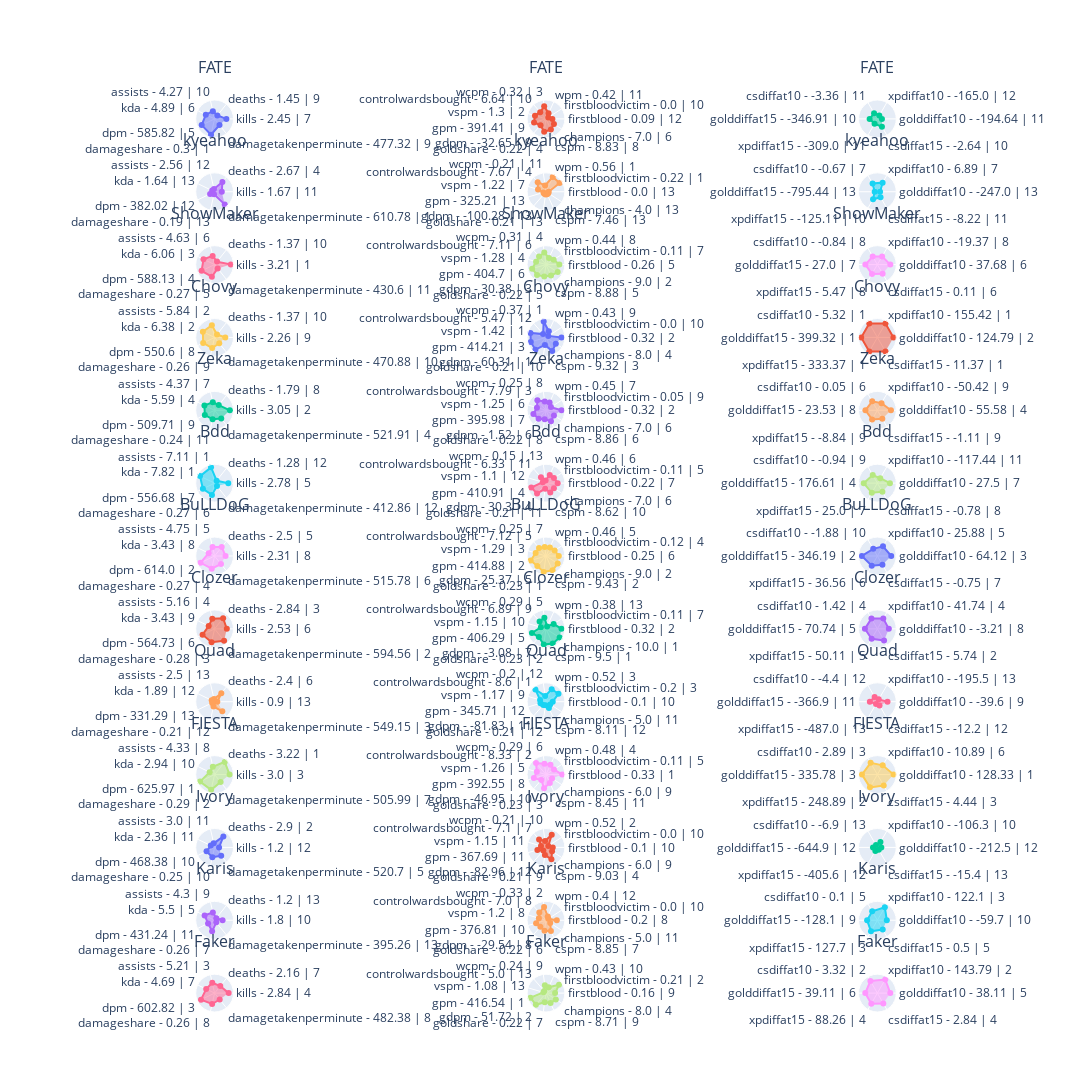

Notebook code cell kept with this figure:
### Code cell
position = positions[2]
df = players_stats.loc[players_stats.index.get_level_values(1) == position]

ROWS, COLUMNS = get_rows_columns(df, len(origin_columns))
min_value, max_value = 0, 1

fig = get_fig_subplots(df.index.get_level_values(0), ROWS, COLUMNS)
for i, player_name in enumerate(df.index.get_level_values(0)):
    for j, (key, cols) in enumerate(columns.items()):
        _df = df.loc[(player_name, position), cols]
        theta_list = get_theta_list(df, (player_name, position), origin_columns[key])

        fig.add_trace(
            go.Scatterpolar(r=_df, theta=theta_list, fill="toself", name=player_name),
            row=i + 1,
            col=j + 1,
        )

fig.update_layout(
    height=350 * ROWS, width=550 * COLUMNS, showlegend=False, title=dict(y=1)
)
fig.update_annotations(yshift=20)
fig.update_polars(
    radialaxis=dict(range=[min_value - 0.2, max_value + 0.2], visible=False)
)
fig.show()

### Figure 1 — Plotly figure (JSON) as saved in the notebook; plotly's stock layout.template omitted (floating-point values rounded to 4 significant figures)
{"data": [{"fill": "toself", "name": "FATE", "r": [0.6728, 0.1259, 0.3844, 0.5251, 0.8637, 1.0, 0.3807], "subplot": "polar", "theta": ["kills - 2.45 | 7", "deaths - 1.45 | 9", "assists - 4.27 | 10", "kda - 4.89 | 6", "dpm - 585.82 | 5", "damageshare - 0.3 | 1", "damagetakenperminute - 477.32 | 9"], "type": "scatterpolar"}, {"fill": "toself", "name": "FATE", "r": [0.2727, 0, 0.2508, 0.7517, 0.4545, 0.651, 0.7249, 0.4211, 0.759, 0.6725, 0.5], "subplot": "polar2", "theta": ["firstblood - 0.09 | 12", "firstbloodvictim - 0.0 | 10", "wpm - 0.42 | 11", "wcpm - 0.32 | 3", "controlwardsbought - 6.64 | 10", "vspm - 1.3 | 2", "gpm - 391.41 | 9", "gdpm - -32.65 | 9", "goldshare - 0.22 | 4", "cspm - 8.83 | 8", "champions - 7.0 | 6"], "type": "scatterpolar"}, {"fill": "toself", "name": "FATE", "r": [0.1395, 0.08691, 0.2895, 0.3754, 0.217, 0.4768], "subplot": "polar3", "theta": ["golddiffat10 - -194.64 | 11", "xpdiffat10 - -165.0 | 12", "csdiffat10 - -3.36 | 11", "golddiffat15 - -346.91 | 10", "xpdiffat15 - -309.0 | 11", "csdiffat15 - -2.64 | 10"], "type": "scatterpolar"}, {"fill": "toself", "name": "kyeahoo", "r": [0.3318, 0.7253, 0.01205, 0, 0.1722, 0, 1], "subplot": "polar4", "theta": ["kills - 1.67 | 11", "deaths - 2.67 | 4", "assists - 2.56 | 12", "kda - 1.64 | 13", "dpm - 382.02 | 12", "damageshare - 0.19 | 13", "damagetakenperminute - 610.78 | 1"], "type": "scatterpolar"}, {"fill": "toself", "name": "kyeahoo", "r": [0, 1, 1, 0.2752, 0.7407, 0.4167, 0, 0, 0, 0, 0], "subplot": "polar5", "theta": ["firstblood - 0.0 | 13", "firstbloodvictim - 0.22 | 1", "wpm - 0.56 | 1", "wcpm - 0.21 | 11", "controlwardsbought - 7.67 | 4", "vspm - 1.22 | 7", "gpm - 325.21 | 13", "gdpm - -100.28 | 13", "goldshare - 0.21 | 13", "cspm - 7.46 | 13", "champions - 4.0 | 13"], "type": "scatterpolar"}, {"fill": "toself", "name": "kyeahoo", "r": [0, 0.5767, 0.5103, 0, 0.4411, 0.2681], "subplot": "polar6", "theta": ["golddiffat10 - -247.0 | 13", "xpdiffat10 - 6.89 | 7", "csdiffat10 - -0.67 | 7", "golddiffat15 - -795.44 | 13", "xpdiffat15 - -125.11 | 10", "csdiffat15 - -8.22 | 11"], "type": "scatterpolar"}, {"fill": "toself", "name": "ShowMaker", "r": [1, 0.08329, 0.4623, 0.7155, 0.8716, 0.721, 0.164], "subplot": "polar7", "theta": ["kills - 3.21 | 1", "deaths - 1.37 | 10", "assists - 4.63 | 6", "kda - 6.06 | 3", "dpm - 588.13 | 4", "damageshare - 0.27 | 5", "damagetakenperminute - 430.6 | 11"], "type": "scatterpolar"}, {"fill": "toself", "name": "ShowMaker", "r": [0.7895, 0.4737, 0.3374, 0.7017, 0.5848, 0.5663, 0.8703, 0.8137, 0.6985, 0.6942, 0.8333], "subplot": "polar8", "theta": ["firstblood - 0.26 | 5", "firstbloodvictim - 0.11 | 7", "wpm - 0.44 | 8", "wcpm - 0.31 | 4", "controlwardsbought - 7.11 | 6", "vspm - 1.28 | 4", "gpm - 404.7 | 6", "gdpm - 30.38 | 3", "goldshare - 0.22 | 5", "cspm - 8.88 | 5", "champions - 9.0 | 2"], "type": "scatterpolar"}, {"fill": "toself", "name": "ShowMaker", "r": [0.7585, 0.5019, 0.4959, 0.6884, 0.6003, 0.5792], "subplot": "polar9", "theta": ["golddiffat10 - 37.68 | 6", "xpdiffat10 - -19.37 | 8", "csdiffat10 - -0.84 | 8", "golddiffat15 - 27.0 | 7", "xpdiffat15 - 5.47 | 8", "csdiffat15 - 0.11 | 6"], "type": "scatterpolar"}, {"fill": "toself", "name": "Chovy", "r": [0.59, 0.08329, 0.7248, 0.7664, 0.7442, 0.6105, 0.3509], "subplot": "polar10", "theta": ["kills - 2.26 | 9", "deaths - 1.37 | 10", "assists - 5.84 | 2", "kda - 6.38 | 2", "dpm - 550.6 | 8", "damageshare - 0.26 | 9", "damagetakenperminute - 470.88 | 10"], "type": "scatterpolar"}, {"fill": "toself", "name": "Chovy", "r": [0.9474, 0, 0.3022, 1, 0.1316, 1.0, 0.9745, 1, 0.3607, 0.9105, 0.6667], "subplot": "polar11", "theta": ["firstblood - 0.32 | 2", "firstbloodvictim - 0.0 | 10", "wpm - 0.43 | 9", "wcpm - 0.37 | 1", "controlwardsbought - 5.47 | 12", "vspm - 1.42 | 1", "gpm - 414.21 | 3", "gdpm - 60.31 | 1", "goldshare - 0.21 | 10", "cspm - 9.32 | 3", "champions - 8.0 | 4"], "type": "scatterpolar"}, {"fill": "toself", "name": "Chovy", "r": [0.9906, 1, 1, 1, 1, 1], "subplot": "polar12", "theta": ["golddiffat10 - 124.79 | 2", "xpdiffat10 - 155.42 | 1", "csdiffat10 - 5.32 | 1", "golddiffat15 - 399.32 | 1", "xpdiffat15 - 333.37 | 1", "csdiffat15 - 11.37 | 1"], "type": "scatterpolar"}, {"fill": "toself", "name": "Zeka", "r": [0.9317, 0.2915, 0.4052, 0.6386, 0.6055, 0.4762, 0.5877], "subplot": "polar13", "theta": ["kills - 3.05 | 2", "deaths - 1.79 | 8", "assists - 4.37 | 7", "kda - 5.59 | 4", "dpm - 509.71 | 9", "damageshare - 0.24 | 11", "damagetakenperminute - 521.91 | 4"], "type": "scatterpolar"}, {"fill": "toself", "name": "Zeka", "r": [0.9474, 0.2368, 0.4417, 0.4636, 0.7749, 0.4992, 0.7749, 0.6339, 0.4782, 0.6864, 0.5], "subplot": "polar14", "theta": ["firstblood - 0.32 | 2", "firstbloodvictim - 0.05 | 9", "wpm - 0.45 | 7", "wcpm - 0.25 | 8", "controlwardsbought - 7.79 | 3", "vspm - 1.25 | 6", "gpm - 395.98 | 7", "gdpm - 1.52 | 6", "goldshare - 0.22 | 8", "cspm - 8.86 | 6", "champions - 7.0 | 6"], "type": "scatterpolar"}, {"fill": "toself", "name": "Zeka", "r": [0.8062, 0.4134, 0.5692, 0.6855, 0.5829, 0.534], "subplot": "polar15", "theta": ["golddiffat10 - 55.58 | 4", "xpdiffat10 - -50.42 | 9", "csdiffat10 - 0.05 | 6", "golddiffat15 - 23.53 | 8", "xpdiffat15 - -8.84 | 9", "csdiffat15 - -1.11 | 9"], "type": "scatterpolar"}, {"fill": "toself", "name": "Bdd", "r": [0.8127, 0.03846, 1, 1, 0.7648, 0.6921, 0.08166], "subplot": "polar16", "theta": ["kills - 2.78 | 5", "deaths - 1.28 | 12", "assists - 7.11 | 1", "kda - 7.82 | 1", "dpm - 556.68 | 7", "damageshare - 0.27 | 6", "damagetakenperminute - 412.86 | 12"], "type": "scatterpolar"}, {"fill": "toself", "name": "Bdd", "r": [0.6667, 0.5, 0.4733, 0, 0.3704, 0.05292, 0.9384, 0.8131, 0.2213, 0.5665, 0.5], "subplot": "polar17", "theta": ["firstblood - 0.22 | 7", "firstbloodvictim - 0.11 | 5", "wpm - 0.46 | 6", "wcpm - 0.15 | 13", "controlwardsbought - 6.33 | 11", "vspm - 1.1 | 12", "gpm - 410.91 | 4", "gdpm - 30.3 | 4", "goldshare - 0.21 | 11", "cspm - 8.62 | 10", "champions - 7.0 | 6"], "type": "scatterpolar"}, {"fill": "toself", "name": "Bdd", "r": [0.7313, 0.2224, 0.4875, 0.8136, 0.6241, 0.5462], "subplot": "polar18", "theta": ["golddiffat10 - 27.5 | 7", "xpdiffat10 - -117.44 | 11", "csdiffat10 - -0.94 | 9", "golddiffat15 - 176.61 | 4", "xpdiffat15 - 25.0 | 7", "csdiffat15 - -0.78 | 8"], "type": "scatterpolar"}, {"fill": "toself", "name": "BuLLDoG", "r": [0.6113, 0.6429, 0.488, 0.29, 0.9594, 0.7604, 0.5592], "subplot": "polar19", "theta": ["kills - 2.31 | 8", "deaths - 2.5 | 5", "assists - 4.75 | 5", "kda - 3.43 | 8", "dpm - 614.0 | 2", "damageshare - 0.27 | 4", "damagetakenperminute - 515.78 | 6"], "type": "scatterpolar"}, {"fill": "toself", "name": "BuLLDoG", "r": [0.75, 0.5625, 0.4927, 0.474, 0.5903, 0.6002, 0.9818, 0.7824, 1, 0.9649, 0.8333], "subplot": "polar20", "theta": ["firstblood - 0.25 | 6", "firstbloodvictim - 0.12 | 4", "wpm - 0.46 | 5", "wcpm - 0.25 | 7", "controlwardsbought - 7.12 | 5", "vspm - 1.29 | 3", "gpm - 414.88 | 2", "gdpm - 25.37 | 5", "goldshare - 0.23 | 1", "cspm - 9.43 | 2", "champions - 9.0 | 2"], "type": "scatterpolar"}, {"fill": "toself", "name": "BuLLDoG", "r": [0.8289, 0.6308, 0.4114, 0.9555, 0.6382, 0.5473], "subplot": "polar21", "theta": ["golddiffat10 - 64.12 | 3", "xpdiffat10 - 25.88 | 5", "csdiffat10 - -1.88 | 10", "golddiffat15 - 346.19 | 2", "xpdiffat15 - 36.56 | 6", "csdiffat15 - -0.75 | 7"], "type": "scatterpolar"}, {"fill": "toself", "name": "Clozer", "r": [0.7039, 0.812, 0.5764, 0.2889, 0.7922, 0.8147, 0.9247], "subplot": "polar22", "theta": ["kills - 2.53 | 6", "deaths - 2.84 | 3", "assists - 5.16 | 4", "kda - 3.43 | 9", "dpm - 564.73 | 6", "damageshare - 0.28 | 3", "damagetakenperminute - 594.56 | 2"], "type": "scatterpolar"}, {"fill": "toself", "name": "Clozer", "r": [0.9474, 0.4737, 0, 0.6368, 0.5263, 0.1973, 0.8877, 0.6053, 0.9802, 1.0, 1.0], "subplot": "polar23", "theta": ["firstblood - 0.32 | 2", "firstbloodvictim - 0.11 | 7", "wpm - 0.38 | 13", "wcpm - 0.29 | 5", "controlwardsbought - 6.89 | 9", "vspm - 1.15 | 10", "gpm - 406.29 | 5", "gdpm - -3.08 | 7", "goldshare - 0.23 | 2", "cspm - 9.5 | 1", "champions - 10.0 | 1"], "type": "scatterpolar"}, {"fill": "toself", "name": "Clozer", "r": [0.6495, 0.676, 0.6812, 0.725, 0.6547, 0.7896], "subplot": "polar24", "theta": ["golddiffat10 - -3.21 | 8", "xpdiffat10 - 41.74 | 4", "csdiffat10 - 1.42 | 4", "golddiffat15 - 70.74 | 5", "xpdiffat15 - 50.11 | 5", "csdiffat15 - 5.74 | 2"], "type": "scatterpolar"}, {"fill": "toself", "name": "Quad", "r": [0, 0.5934, 0, 0.04006, 0, 0.1723, 0.714], "subplot": "polar25", "theta": ["kills - 0.9 | 13", "deaths - 2.4 | 6", "assists - 2.5 | 13", "kda - 1.89 | 12", "dpm - 331.29 | 13", "damageshare - 0.21 | 12", "damagetakenperminute - 549.15 | 3"], "type": "scatterpolar"}, {"fill": "toself", "name": "Quad", "r": [0.3, 0.9, 0.8155, 0.2349, 1, 0.2598, 0.2244, 0.1149, 0.05818, 0.32, 0.1667], "subplot": "polar26", "theta": ["firstblood - 0.1 | 10", "firstbloodvictim - 0.2 | 3", "wpm - 0.52 | 3", "wcpm - 0.2 | 12", "controlwardsbought - 8.6 | 1", "vspm - 1.17 | 9", "gpm - 345.71 | 12", "gdpm - -81.83 | 11", "goldshare - 0.21 | 12", "cspm - 8.11 | 12", "champions - 5.0 | 11"], "type": "scatterpolar"}, {"fill": "toself", "name": "Quad", "r": [0.5526, 0, 0.2047, 0.3587, 0, 0.1195], "subplot": "polar27", "theta": ["golddiffat10 - -39.6 | 9", "xpdiffat10 - -195.5 | 13", "csdiffat10 - -4.4 | 12", "golddiffat15 - -366.9 | 11", "xpdiffat15 - -487.0 | 13", "csdiffat15 - -12.2 | 12"], "type": "scatterpolar"}, {"fill": "toself", "name": "FIESTA", "r": [0.9089, 1, 0.3976, 0.2096, 1, 0.9631, 0.5138], "subplot": "polar28", "theta": ["kills - 3.0 | 3", "deaths - 3.22 | 1", "assists - 4.33 | 8", "kda - 2.94 | 10", "dpm - 625.97 | 1", "damageshare - 0.29 | 2", "damagetakenperminute - 505.99 | 7"], "type": "scatterpolar"}, {"fill": "toself", "name": "FIESTA", "r": [1, 0.5, 0.6008, 0.6159, 0.9259, 0.5074, 0.7373, 0.3321, 0.8232, 0.4836, 0.3333], "subplot": "polar29", "theta": ["firstblood - 0.33 | 1", "firstbloodvictim - 0.11 | 5", "wpm - 0.48 | 4", "wcpm - 0.29 | 6", "controlwardsbought - 8.33 | 2", "vspm - 1.26 | 5", "gpm - 392.55 | 8", "gdpm - -46.95 | 10", "goldshare - 0.23 | 3", "cspm - 8.45 | 11", "champions - 6.0 | 9"], "type": "scatterpolar"}, {"fill": "toself", "name": "FIESTA", "r": [1, 0.5881, 0.8013, 0.9468, 0.897, 0.7413], "subplot": "polar30", "theta": ["golddiffat10 - 128.33 | 1", "xpdiffat10 - 10.89 | 6", "csdiffat10 - 2.89 | 3", "golddiffat15 - 335.78 | 3", "xpdiffat15 - 248.89 | 2", "csdiffat15 - 4.44 | 3"], "type": "scatterpolar"}, {"fill": "toself", "name": "Ivory", "r": [0.1298, 0.8407, 0.1084, 0.1163, 0.4652, 0.5515, 0.5821], "subplot": "polar31", "theta": ["kills - 1.2 | 12", "deaths - 2.9 | 2", "assists - 3.0 | 11", "kda - 2.36 | 11", "dpm - 468.38 | 10", "damageshare - 0.25 | 10", "damagetakenperminute - 520.7 | 5"], "type": "scatterpolar"}, {"fill": "toself", "name": "Ivory", "r": [0.3, 0, 0.8255, 0.2809, 0.5833, 0.1863, 0.4651, 0.1078, 0.367, 0.7676, 0.3333], "subplot": "polar32", "theta": ["firstblood - 0.1 | 10", "firstbloodvictim - 0.0 | 10", "wpm - 0.52 | 2", "wcpm - 0.21 | 10", "controlwardsbought - 7.1 | 7", "vspm - 1.15 | 11", "gpm - 367.69 | 11", "gdpm - -82.96 | 12", "goldshare - 0.21 | 9", "cspm - 9.03 | 4", "champions - 6.0 | 9"], "type": "scatterpolar"}, {"fill": "toself", "name": "Ivory", "r": [0.09192, 0.2542, 0, 0.126, 0.09922, 0], "subplot": "polar33", "theta": ["golddiffat10 - -212.5 | 12", "xpdiffat10 - -106.3 | 10", "csdiffat10 - -6.9 | 13", "golddiffat15 - -644.9 | 12", "xpdiffat15 - -405.6 | 12", "csdiffat15 - -15.4 | 13"], "type": "scatterpolar"}, {"fill": "toself", "name": "Karis", "r": [0.3895, 0, 0.3904, 0.6243, 0.3392, 0.6397, 0], "subplot": "polar34", "theta": ["kills - 1.8 | 10", "deaths - 1.2 | 13", "assists - 4.3 | 9", "kda - 5.5 | 5", "dpm - 431.24 | 11", "damageshare - 0.26 | 7", "damagetakenperminute - 395.26 | 13"], "type": "scatterpolar"}, {"fill": "toself", "name": "Karis", "r": [0.6, 0, 0.1121, 0.7982, 0.5556, 0.3509, 0.5649, 0.4405, 0.583, 0.6794, 0.1667], "subplot": "polar35", "theta": ["firstblood - 0.2 | 8", "firstbloodvictim - 0.0 | 10", "wpm - 0.4 | 12", "wcpm - 0.33 | 2", "controlwardsbought - 7.0 | 8", "vspm - 1.2 | 8", "gpm - 376.81 | 10", "gdpm - -29.54 | 8", "goldshare - 0.22 | 6", "cspm - 8.85 | 7", "champions - 5.0 | 11"], "type": "scatterpolar"}, {"fill": "toself", "name": "Karis", "r": [0.499, 0.905, 0.573, 0.5586, 0.7493, 0.594], "subplot": "polar36", "theta": ["golddiffat10 - -59.7 | 10", "xpdiffat10 - 122.1 | 3", "csdiffat10 - 0.1 | 5", "golddiffat15 - -128.1 | 9", "xpdiffat15 - 127.7 | 3", "csdiffat15 - 0.5 | 5"], "type": "scatterpolar"}, {"fill": "toself", "name": "Faker", "r": [0.8405, 0.4737, 0.5878, 0.4938, 0.9214, 0.6263, 0.4042], "subplot": "polar37", "theta": ["kills - 2.84 | 4", "deaths - 2.16 | 7", "assists - 5.21 | 3", "kda - 4.69 | 7", "dpm - 602.82 | 3", "damageshare - 0.26 | 8", "damagetakenperminute - 482.38 | 8"], "type": "scatterpolar"}, {"fill": "toself", "name": "Faker", "r": [0.4737, 0.9474, 0.2848, 0.3931, 0, 0, 1.0, 0.9465, 0.4855, 0.6111, 0.6667], "subplot": "polar38", "theta": ["firstblood - 0.16 | 9", "firstbloodvictim - 0.21 | 2", "wpm - 0.43 | 10", "wcpm - 0.24 | 9", "controlwardsbought - 5.0 | 13", "vspm - 1.08 | 13", "gpm - 416.54 | 1", "gdpm - 51.72 | 2", "goldshare - 0.22 | 7", "cspm - 8.71 | 9", "champions - 8.0 | 4"], "type": "scatterpolar"}, {"fill": "toself", "name": "Faker", "r": [0.7596, 0.9669, 0.8363, 0.6985, 0.7012, 0.6815], "subplot": "polar39", "theta": ["golddiffat10 - 38.11 | 5", "xpdiffat10 - 143.79 | 2", "csdiffat10 - 3.32 | 2", "golddiffat15 - 39.11 | 6", "xpdiffat15 - 88.26 | 4", "csdiffat15 - 2.84 | 4"], "type": "scatterpolar"}], "layout": {"annotations": [{"font": {"size": 16}, "showarrow": false, "text": "FATE", "x": 0.1444, "xanchor": "center", "xref": "paper", "y": 1, "yanchor": "bottom", "yref": "paper", "yshift": 20}, {"font": {"size": 16}, "showarrow": false, "text": "FATE", "x": 0.5, "xanchor": "center", "xref": "paper", "y": 1, "yanchor": "bottom", "yref": "paper", "yshift": 20}, {"font": {"size": 16}, "showarrow": false, "text": "FATE", "x": 0.8556, "xanchor": "center", "xref": "paper", "y": 1, "yanchor": "bottom", "yref": "paper", "yshift": 20}, {"font": {"size": 16}, "showarrow": false, "text": "kyeahoo", "x": 0.1444, "xanchor": "center", "xref": "paper", "y": 0.9201, "yanchor": "bottom", "yref": "paper", "yshift": 20}, {"font": {"size": 16}, "showarrow": false, "text": "kyeahoo", "x": 0.5, "xanchor": "center", "xref": "paper", "y": 0.9201, "yanchor": "bottom", "yref": "paper", "yshift": 20}, {"font": {"size": 16}, "showarrow": false, "text": "kyeahoo", "x": 0.8556, "xanchor": "center", "xref": "paper", "y": 0.9201, "yanchor": "bottom", "yref": "paper", "yshift": 20}, {"font": {"size": 16}, "showarrow": false, "text": "ShowMaker", "x": 0.1444, "xanchor": "center", "xref": "paper", "y": 0.8402, "yanchor": "bottom", "yref": "paper", "yshift": 20}, {"font": {"size": 16}, "showarrow": false, "text": "ShowMaker", "x": 0.5, "xanchor": "center", "xref": "paper", "y": 0.8402, "yanchor": "bottom", "yref": "paper", "yshift": 20}, {"font": {"size": 16}, "showarrow": false, "text": "ShowMaker", "x": 0.8556, "xanchor": "center", "xref": "paper", "y": 0.8402, "yanchor": "bottom", "yref": "paper", "yshift": 20}, {"font": {"size": 16}, "showarrow": false, "text": "Chovy", "x": 0.1444, "xanchor": "center", "xref": "paper", "y": 0.7604, "yanchor": "bottom", "yref": "paper", "yshift": 20}, {"font": {"size": 16}, "showarrow": false, "text": "Chovy", "x": 0.5, "xanchor": "center", "xref": "paper", "y": 0.7604, "yanchor": "bottom", "yref": "paper", "yshift": 20}, {"font": {"size": 16}, "showarrow": false, "text": "Chovy", "x": 0.8556, "xanchor": "center", "xref": "paper", "y": 0.7604, "yanchor": "bottom", "yref": "paper", "yshift": 20}, {"font": {"size": 16}, "showarrow": false, "text": "Zeka", "x": 0.1444, "xanchor": "center", "xref": "paper", "y": 0.6805, "yanchor": "bottom", "yref": "paper", "yshift": 20}, {"font": {"size": 16}, "showarrow": false, "text": "Zeka", "x": 0.5, "xanchor": "center", "xref": "paper", "y": 0.6805, "yanchor": "bottom", "yref": "paper", "yshift": 20}, {"font": {"size": 16}, "showarrow": false, "text": "Zeka", "x": 0.8556, "xanchor": "center", "xref": "paper", "y": 0.6805, "yanchor": "bottom", "yref": "paper", "yshift": 20}, {"font": {"size": 16}, "showarrow": false, "text": "Bdd", "x": 0.1444, "xanchor": "center", "xref": "paper", "y": 0.6006, "yanchor": "bottom", "yref": "paper", "yshift": 20}, {"font": {"size": 16}, "showarrow": false, "text": "Bdd", "x": 0.5, "xanchor": "center", "xref": "paper", "y": 0.6006, "yanchor": "bottom", "yref": "paper", "yshift": 20}, {"font": {"size": 16}, "showarrow": false, "text": "Bdd", "x": 0.8556, "xanchor": "center", "xref": "paper", "y": 0.6006, "yanchor": "bottom", "yref": "paper", "yshift": 20}, {"font": {"size": 16}, "showarrow": false, "text": "BuLLDoG", "x": 0.1444, "xanchor": "center", "xref": "paper", "y": 0.5207, "yanchor": "bottom", "yref": "paper", "yshift": 20}, {"font": {"size": 16}, "showarrow": false, "text": "BuLLDoG", "x": 0.5, "xanchor": "center", "xref": "paper", "y": 0.5207, "yanchor": "bottom", "yref": "paper", "yshift": 20}, {"font": {"size": 16}, "showarrow": false, "text": "BuLLDoG", "x": 0.8556, "xanchor": "center", "xref": "paper", "y": 0.5207, "yanchor": "bottom", "yref": "paper", "yshift": 20}, {"font": {"size": 16}, "showarrow": false, "text": "Clozer", "x": 0.1444, "xanchor": "center", "xref": "paper", "y": 0.4408, "yanchor": "bottom", "yref": "paper", "yshift": 20}, {"font": {"size": 16}, "showarrow": false, "text": "Clozer", "x": 0.5, "xanchor": "center", "xref": "paper", "y": 0.4408, "yanchor": "bottom", "yref": "paper", "yshift": 20}, {"font": {"size": 16}, "showarrow": false, "text": "Clozer", "x": 0.8556, "xanchor": "center", "xref": "paper", "y": 0.4408, "yanchor": "bottom", "yref": "paper", "yshift": 20}, {"font": {"size": 16}, "showarrow": false, "text": "Quad", "x": 0.1444, "xanchor": "center", "xref": "paper", "y": 0.3609, "yanchor": "bottom", "yref": "paper", "yshift": 20}, {"font": {"size": 16}, "showarrow": false, "text": "Quad", "x": 0.5, "xanchor": "center", "xref": "paper", "y": 0.3609, "yanchor": "bottom", "yref": "paper", "yshift": 20}, {"font": {"size": 16}, "showarrow": false, "text": "Quad", "x": 0.8556, "xanchor": "center", "xref": "paper", "y": 0.3609, "yanchor": "bottom", "yref": "paper", "yshift": 20}, {"font": {"size": 16}, "showarrow": false, "text": "FIESTA", "x": 0.1444, "xanchor": "center", "xref": "paper", "y": 0.2811, "yanchor": "bottom", "yref": "paper", "yshift": 20}, {"font": {"size": 16}, "showarrow": false, "text": "FIESTA", "x": 0.5, "xanchor": "center", "xref": "paper", "y": 0.2811, "yanchor": "bottom", "yref": "paper", "yshift": 20}, {"font": {"size": 16}, "showarrow": false, "text": "FIESTA", "x": 0.8556, "xanchor": "center", "xref": "paper", "y": 0.2811, "yanchor": "bottom", "yref": "paper", "yshift": 20}, {"font": {"size": 16}, "showarrow": false, "text": "Ivory", "x": 0.1444, "xanchor": "center", "xref": "paper", "y": 0.2012, "yanchor": "bottom", "yref": "paper", "yshift": 20}, {"font": {"size": 16}, "showarrow": false, "text": "Ivory", "x": 0.5, "xanchor": "center", "xref": "paper", "y": 0.2012, "yanchor": "bottom", "yref": "paper", "yshift": 20}, {"font": {"size": 16}, "showarrow": false, "text": "Ivory", "x": 0.8556, "xanchor": "center", "xref": "paper", "y": 0.2012, "yanchor": "bottom", "yref": "paper", "yshift": 20}, {"font": {"size": 16}, "showarrow": false, "text": "Karis", "x": 0.1444, "xanchor": "center", "xref": "paper", "y": 0.1213, "yanchor": "bottom", "yref": "paper", "yshift": 20}, {"font": {"size": 16}, "showarrow": false, "text": "Karis", "x": 0.5, "xanchor": "center", "xref": "paper", "y": 0.1213, "yanchor": "bottom", "yref": "paper", "yshift": 20}, {"font": {"size": 16}, "showarrow": false, "text": "Karis", "x": 0.8556, "xanchor": "center", "xref": "paper", "y": 0.1213, "yanchor": "bottom", "yref": "paper", "yshift": 20}, {"font": {"size": 16}, "showarrow": false, "text": "Faker", "x": 0.1444, "xanchor": "center", "xref": "paper", "y": 0.04142, "yanchor": "bottom", "yref": "paper", "yshift": 20}, {"font": {"size": 16}, "showarrow": false, "text": "Faker", "x": 0.5, "xanchor": "center", "xref": "paper", "y": 0.04142, "yanchor": "bottom", "yref": "paper", "yshift": 20}, {"font": {"size": 16}, "showarrow": false, "text": "Faker", "x": 0.8556, "xanchor": "center", "xref": "paper", "y": 0.04142, "yanchor": "bottom", "yref": "paper", "yshift": 20}], "height": 4550, "polar": {"domain": {"x": [0, 0.2889], "y": [0.9586, 1]}, "radialaxis": {"range": [-0.2, 1.2], "visible": false}}, "polar10": {"domain": {"x": [0, 0.2889], "y": [0.7189, 0.7604]}, "radialaxis": {"range": [-0.2, 1.2], "visible": false}}, "polar11": {"domain": {"x": [0.3556, 0.6444], "y": [0.7189, 0.7604]}, "radialaxis": {"range": [-0.2, 1.2], "visible": false}}, "polar12": {"domain": {"x": [0.7111, 1], "y": [0.7189, 0.7604]}, "radialaxis": {"range": [-0.2, 1.2], "visible": false}}, "polar13": {"domain": {"x": [0, 0.2889], "y": [0.6391, 0.6805]}, "radialaxis": {"range": [-0.2, 1.2], "visible": false}}, "polar14": {"domain": {"x": [0.3556, 0.6444], "y": [0.6391, 0.6805]}, "radialaxis": {"range": [-0.2, 1.2], "visible": false}}, "polar15": {"domain": {"x": [0.7111, 1], "y": [0.6391, 0.6805]}, "radialaxis": {"range": [-0.2, 1.2], "visible": false}}, "polar16": {"domain": {"x": [0, 0.2889], "y": [0.5592, 0.6006]}, "radialaxis": {"range": [-0.2, 1.2], "visible": false}}, "polar17": {"domain": {"x": [0.3556, 0.6444], "y": [0.5592, 0.6006]}, "radialaxis": {"range": [-0.2, 1.2], "visible": false}}, "polar18": {"domain": {"x": [0.7111, 1], "y": [0.5592, 0.6006]}, "radialaxis": {"range": [-0.2, 1.2], "visible": false}}, "polar19": {"domain": {"x": [0, 0.2889], "y": [0.4793, 0.5207]}, "radialaxis": {"range": [-0.2, 1.2], "visible": false}}, "polar2": {"domain": {"x": [0.3556, 0.6444], "y": [0.9586, 1]}, "radialaxis": {"range": [-0.2, 1.2], "visible": false}}, "polar20": {"domain": {"x": [0.3556, 0.6444], "y": [0.4793, 0.5207]}, "radialaxis": {"range": [-0.2, 1.2], "visible": false}}, "polar21": {"domain": {"x": [0.7111, 1], "y": [0.4793, 0.5207]}, "radialaxis": {"range": [-0.2, 1.2], "visible": false}}, "polar22": {"domain": {"x": [0, 0.2889], "y": [0.3994, 0.4408]}, "radialaxis": {"range": [-0.2, 1.2], "visible": false}}, "polar23": {"domain": {"x": [0.3556, 0.6444], "y": [0.3994, 0.4408]}, "radialaxis": {"range": [-0.2, 1.2], "visible": false}}, "polar24": {"domain": {"x": [0.7111, 1], "y": [0.3994, 0.4408]}, "radialaxis": {"range": [-0.2, 1.2], "visible": false}}, "polar25": {"domain": {"x": [0, 0.2889], "y": [0.3195, 0.3609]}, "radialaxis": {"range": [-0.2, 1.2], "visible": false}}, "polar26": {"domain": {"x": [0.3556, 0.6444], "y": [0.3195, 0.3609]}, "radialaxis": {"range": [-0.2, 1.2], "visible": false}}, "polar27": {"domain": {"x": [0.7111, 1], "y": [0.3195, 0.3609]}, "radialaxis": {"range": [-0.2, 1.2], "visible": false}}, "polar28": {"domain": {"x": [0, 0.2889], "y": [0.2396, 0.2811]}, "radialaxis": {"range": [-0.2, 1.2], "visible": false}}, "polar29": {"domain": {"x": [0.3556, 0.6444], "y": [0.2396, 0.2811]}, "radialaxis": {"range": [-0.2, 1.2], "visible": false}}, "polar3": {"domain": {"x": [0.7111, 1], "y": [0.9586, 1]}, "radialaxis": {"range": [-0.2, 1.2], "visible": false}}, "polar30": {"domain": {"x": [0.7111, 1], "y": [0.2396, 0.2811]}, "radialaxis": {"range": [-0.2, 1.2], "visible": false}}, "polar31": {"domain": {"x": [0, 0.2889], "y": [0.1598, 0.2012]}, "radialaxis": {"range": [-0.2, 1.2], "visible": false}}, "polar32": {"domain": {"x": [0.3556, 0.6444], "y": [0.1598, 0.2012]}, "radialaxis": {"range": [-0.2, 1.2], "visible": false}}, "polar33": {"domain": {"x": [0.7111, 1], "y": [0.1598, 0.2012]}, "radialaxis": {"range": [-0.2, 1.2], "visible": false}}, "polar34": {"domain": {"x": [0, 0.2889], "y": [0.07988, 0.1213]}, "radialaxis": {"range": [-0.2, 1.2], "visible": false}}, "polar35": {"domain": {"x": [0.3556, 0.6444], "y": [0.07988, 0.1213]}, "radialaxis": {"range": [-0.2, 1.2], "visible": false}}, "polar36": {"domain": {"x": [0.7111, 1], "y": [0.07988, 0.1213]}, "radialaxis": {"range": [-0.2, 1.2], "visible": false}}, "polar37": {"domain": {"x": [0, 0.2889], "y": [0, 0.04142]}, "radialaxis": {"range": [-0.2, 1.2], "visible": false}}, "polar38": {"domain": {"x": [0.3556, 0.6444], "y": [0, 0.04142]}, "radialaxis": {"range": [-0.2, 1.2], "visible": false}}, "polar39": {"domain": {"x": [0.7111, 1], "y": [0, 0.04142]}, "radialaxis": {"range": [-0.2, 1.2], "visible": false}}, "polar4": {"domain": {"x": [0, 0.2889], "y": [0.8787, 0.9201]}, "radialaxis": {"range": [-0.2, 1.2], "visible": false}}, "polar5": {"domain": {"x": [0.3556, 0.6444], "y": [0.8787, 0.9201]}, "radialaxis": {"range": [-0.2, 1.2], "visible": false}}, "polar6": {"domain": {"x": [0.7111, 1], "y": [0.8787, 0.9201]}, "radialaxis": {"range": [-0.2, 1.2], "visible": false}}, "polar7": {"domain": {"x": [0, 0.2889], "y": [0.7988, 0.8402]}, "radialaxis": {"range": [-0.2, 1.2], "visible": false}}, "polar8": {"domain": {"x": [0.3556, 0.6444], "y": [0.7988, 0.8402]}, "radialaxis": {"range": [-0.2, 1.2], "visible": false}}, "polar9": {"domain": {"x": [0.7111, 1], "y": [0.7988, 0.8402]}, "radialaxis": {"range": [-0.2, 1.2], "visible": false}}, "showlegend": false, "title": {"y": 1}, "width": 1650}}
